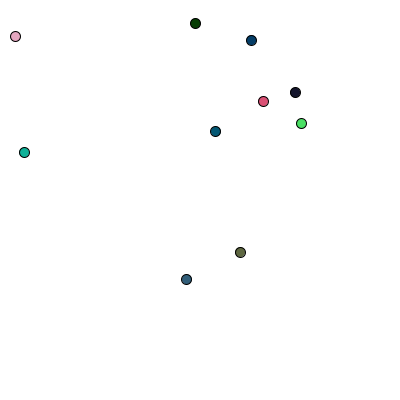
Frame 1 (no input)
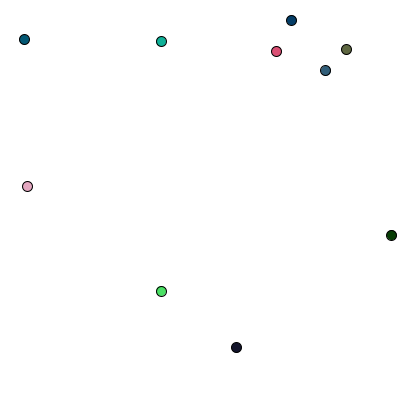
Frame 60 (the mouse pressed at the canvas centre just before this capture)
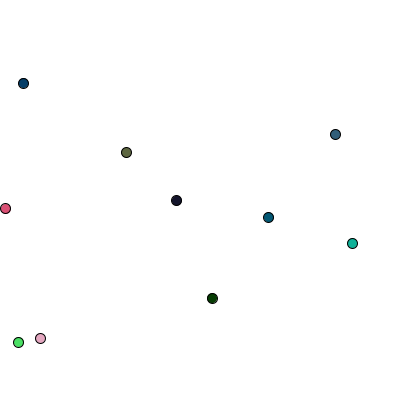
Frame 120 (the mouse held since frame 60 and released just before this capture)

The Processing sketch that drew these frames (run headless with seeded random() and noise(); from frame 60 on, the mouse is pressed at the canvas centre):

// Processing sketch: Aufgabe_6_3_c
// ── Aufgabe_6_3_c.pde
PVector[] speed = new PVector[10];
PVector[] location = new PVector[10];
color[] c = new color[10];
boolean[] active = new boolean[10];

void setup() {
  size(400, 400); // Set the size of the window
  for (int i = 0; i < 10; i++) {
    location[i] = new PVector(random(width), random(height));
    speed[i] = new PVector(random(-5, 5), random(-5, 5));
    c[i] = color(random(255), random(255), random(255));
    active[i] = true; 
  }
}

void draw() {
  background(255);
  for (int i = 0; i < 10; i++) {
    if (active[i]) {
      location[i].add(speed[i]);
      fill(c[i]);
      ellipse(location[i].x, location[i].y, 10, 10);
    }
  }
  for (int i = 0; i < 10; i++) {
    if (location[i].x < 0 || location[i].x > width) {
      speed[i].x *= -1;
    }
    if (location[i].y < 0 || location[i].y > height) {
      speed[i].y *= -1;
    }
  }
}

void keyPressed() {
  if (key >= '0' && key <= '9') {
    int index = key - '0';
    active[index] = !active[index]; 
  }
}
